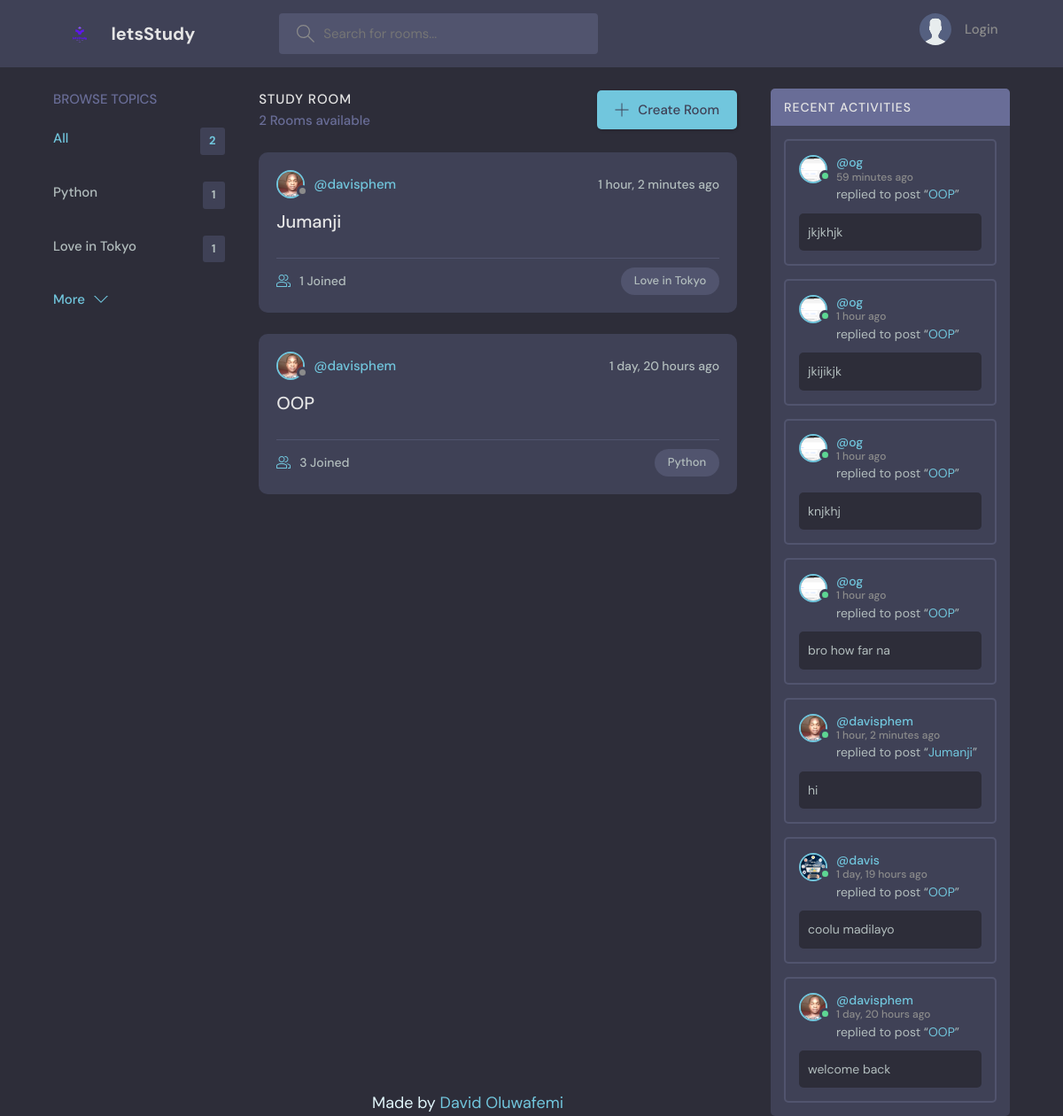
The page / on the database its author committed.
### main/models.py (models this page shows, shortened)
class Topic(models.Model):
    name = models.CharField(max_length=200)
    def __str__(self):
        return self.name

class Room(models.Model):
    host = models.ForeignKey(User, on_delete=models.SET_NULL, null=True)
    topic = models.ForeignKey("Topic", on_delete=models.SET_NULL, null=True)
    name = models.CharField(max_length=200)
    description = models.TextField(null=True, blank=True)
    participants = models.ManyToManyField(User, related_name="participants", blank=True)
    updated = models.DateTimeField(auto_now=True)  # saves everytime
    created = models.DateTimeField(auto_now_add=True)  # once on creation
    class Meta:
        ordering = ["-updated", "-created"]

class User(AbstractUser):
    name = models.CharField(max_length=200, null=True)
    email = models.EmailField(unique=True, null=True)
    bio = models.TextField(null=True)
    avatar = models.ImageField(null=True, default="avatar.svg")
    USERNAME_FIELD = "email"
    REQUIRED_FIELDS = []
    def __str__(self):
        return self.username

class Message(models.Model):
    user = models.ForeignKey(User, on_delete=models.CASCADE)
    room = models.ForeignKey(Room, on_delete=models.CASCADE)
    body = models.TextField()
    updated = models.DateTimeField(auto_now=True)  # saves everytime
    created = models.DateTimeField(auto_now_add=True)  # once on creation
    class Meta:
        ordering = ["-updated", "-created"]
    def __str__(self):
        elipsis = ""
        if len(self.body) > 50:
            elipsis = "..."
        return f"{self.body[:50]}{elipsis}"

### main/views.py (the view)
# urls.py: path("", views.home, name="home"),
def home(request):
    q = request.GET.get("q")
    q = q if q else ""
    rooms = Room.objects.filter(
        Q(topic__name__icontains=q)
        | Q(name__icontains=q)
        | Q(description__icontains=q)
        | Q(host__username=q)
    )
    topics = Topic.objects.all()[:5]
    chats = Message.objects.filter(Q(room__topic__name__icontains=q))
    context = {
        "rooms": rooms,
        "topics": topics,
        "rooms_count": rooms.count,
        "chats": chats,
    }
    return render(request, "main/home.html", context)

### main/templates/main/home.html (shortened to what this page needs)
{% extends 'base.html' %} {% block content %}
<main class="layout layout--3">
  <div class="container">
    {% include 'main/topics_component.html' %}
    <div class="roomList">
      <div class="roomList__header">
        <div>
          <h2>Study Room</h2>
          <p>{{rooms_count}} Rooms available</p>
        </div>
        <a class="btn btn--main" href="{% url 'create-room' %}">
          <svg
            version="1.1"
            xmlns="http://www.w3.org/2000/svg"
            width="32"
            height="32"
            viewBox="0 0 32 32"
          >
            <title>add</title>
            <path
              d="M16.943 0.943h-1.885v14.115h-14.115v1.885h14.115v14.115h1.885v-14.115h14.115v-1.885h-14.115v-14.115z"
            ></path>
          </svg>
          Create Room
        </a>
      </div>
      {% include 'main/feeds_component.html' %}
    </div>
    {% include 'main/activities_component.html' %}
  </div>
</main>
{% endblock %}

### main/templates/main/topics_component.html
<div class="topics">
    <div class="topics__header">
        <h2>Browse Topics</h2>
    </div>
    <ul class="topics__list">
        <li>
            <a href="{% url 'home' %}" class="active">All <span>{{ rooms_count }}</span></a>
        </li>
        {% for topic in topics %}
        <li>
            <a href="{% url 'home' %}?q={{topic.name}}">{{topic.name}} <span>{{topic.room_set.count}}</span></a>
        </li>
        {% endfor %}
    </ul>
    <a class="btn btn--link" href="{% url 'topics' %}">
        More
        <svg version="1.1" xmlns="http://www.w3.org/2000/svg" width="32" height="32" viewBox="0 0 32 32">
            <title>chevron-down</title>
            <path d="M16 21l-13-13h-3l16 16 16-16h-3l-13 13z"></path>
        </svg>
    </a>
</div>

### main/templates/main/feeds_component.html (shortened to what this page needs)
{% for room in rooms %}
<div class="roomListRoom">
    <div class="roomListRoom__header">
        <a href="{% url 'user-profile' room.host.id %}" class="roomListRoom__author">
            <div class="avatar avatar--small">
                <img src="{{room.host.avatar.url}}" />
            </div>
            <span>@{{room.host}}</span>
        </a>
        <div class="roomListRoom__actions">
            <span>{{room.created|timesince}} ago</span>
        </div>
    </div>
    <div class="roomListRoom__content">
        <a href="{% url 'room' room.id %}">{{room.name}}</a>
    </div>
    <div class="roomListRoom__meta">
        <a href="{% url 'room' room.id %}" class="roomListRoom__joined">
            {{room.participants.count}} Joined
        </a>
        <p class="roomListRoom__topic">{{ room.topic }}</p>
    </div>
</div>
{% endfor %}

### main/templates/main/activities_component.html (shortened to what this page needs)
<div class="activities">
    <div class="activities__header">
        <h2>Recent Activities</h2>
    </div>
    {% for chat in chats %}
    <div class="activities__box">
        <div class="activities__boxHeader roomListRoom__header">
            <a href="{% url 'user-profile' chat.user.id %}" class="roomListRoom__author">
                <div class="avatar avatar--small active">
                    <img src="{{ chat.user.avatar.url }}" />
                </div>
                <p>
                    @{{chat.user}}
                    <span>{{chat.created|timesince}} ago</span>
                </p>
            </a>
        </div>
        <div class="activities__boxContent">
            <p>
                replied to post “<a href="{% url 'room' chat.room.id %}">{{chat.room.name}}</a>”
            </p>
            <div class="activities__boxRoomContent">{{chat}}</div>
        </div>
    </div>
    {% endfor %}
</div>

### rows shown on the page
Topic: name "Python", room_set.count "1"
Topic: name "Love in Tokyo", room_set.count "1"
Room: host.avatar (picture), host "davisphem", created "1 hour, 2 minutes", name "Jumanji", participants.count "1", topic "Love in Tokyo"
Room: host.avatar (picture), host "davisphem", created "1 day, 20 hours", name "OOP", participants.count "3", topic "Python"
Message: user.avatar (picture), user "og", created "59 minutes", room.name "OOP", body "jkjkhjk"
Message: user.avatar (picture), user "og", created "1 hour", room.name "OOP", body "jkijikjk"
Message: user.avatar (picture), user "og", created "1 hour", room.name "OOP", body "knjkhj"
Message: user.avatar (picture), user "og", created "1 hour", room.name "OOP", body "bro how far na"
Message: user.avatar (picture), user "davisphem", created "1 hour, 2 minutes", room.name "Jumanji", body "hi"
Message: user.avatar (picture), user "davis", created "1 day, 19 hours", room.name "OOP", body "coolu madilayo"
Message: user.avatar (picture), user "davisphem", created "1 day, 20 hours", room.name "OOP", body "welcome back"

### other values the page prints
{{ rooms_count }} "2"
